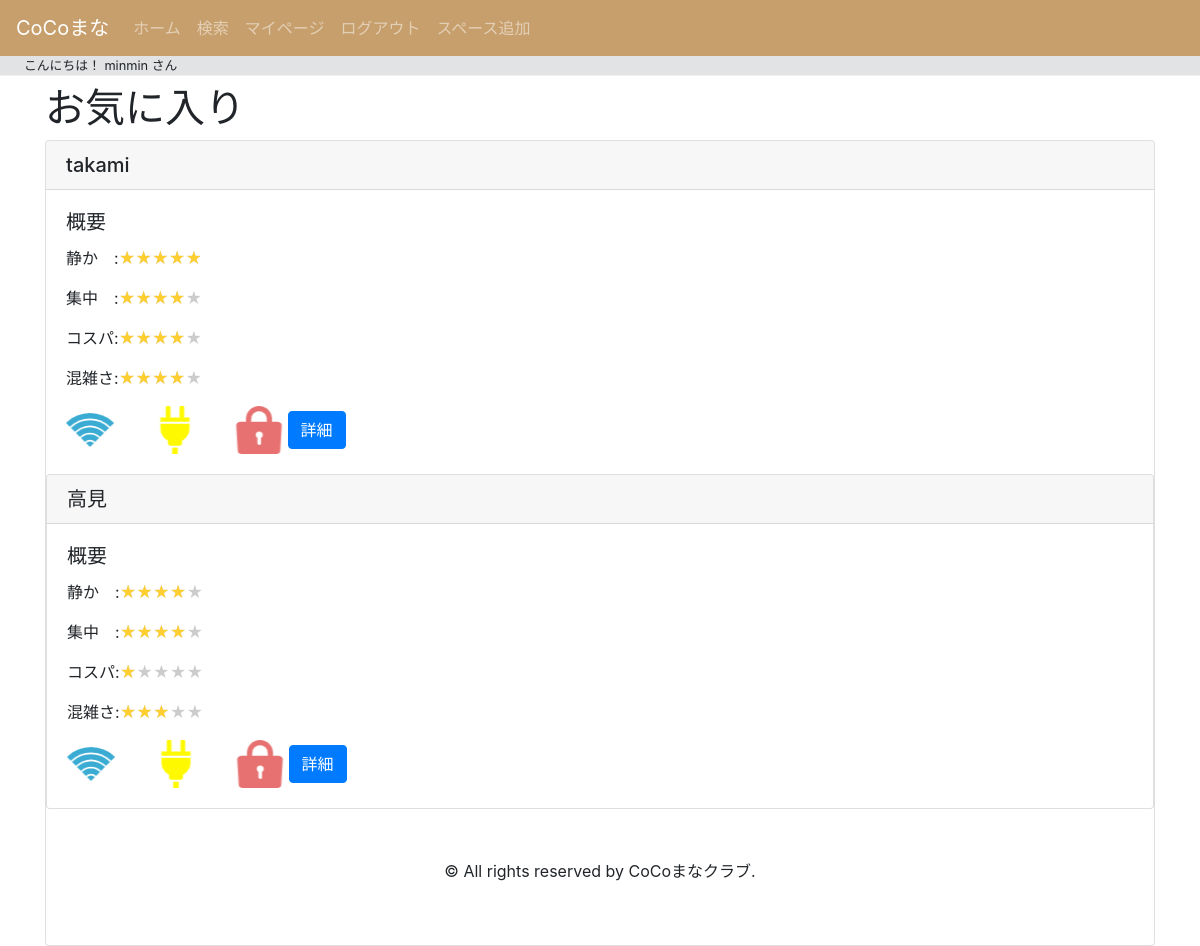
Page /mypage/ (signed in) on the earlier database version.
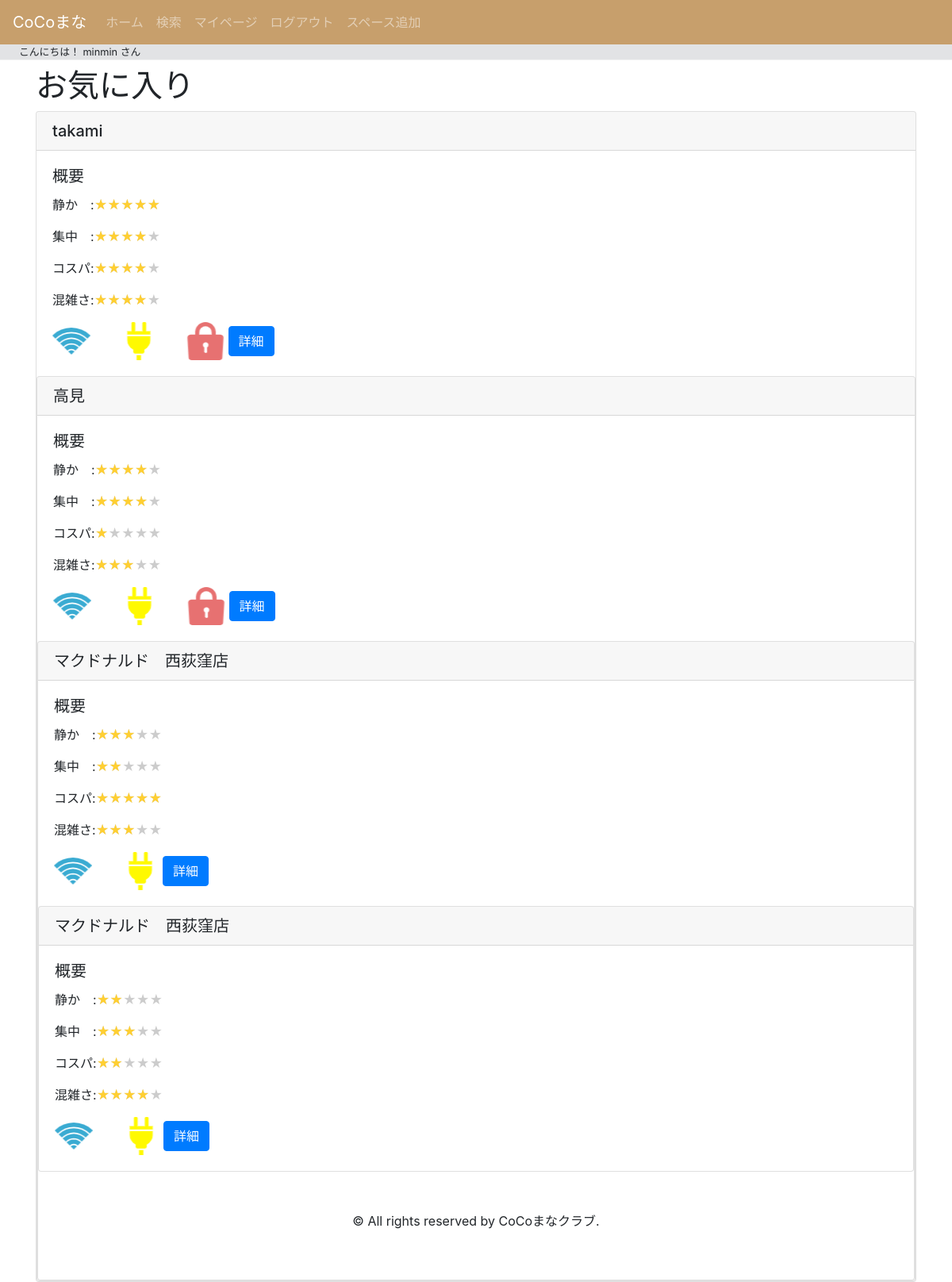
Same page on the later database version.
### users/models.py (models this page shows)
class Places(models.Model): #ok
    place_id = models.IntegerField(primary_key=True)
    place_name = models.TextField(max_length=50)
    open_time = models.TimeField(null=True, blank=True)
    close_time = models.TimeField(null=True, blank=True)
    prefecture = models.TextField(max_length=5) #都道府県
    municipal = models.TextField(max_length=50) #市区町村
    place_address = models.TextField(max_length=50) #残り
    wifi = models.BooleanField()
    charge = models.BooleanField()
    personal_space = models.BooleanField()
    place_cost = models.PositiveIntegerField(null=True, blank=True)
    place_category = models.IntegerField(validators=[MinValueValidator(1), MaxValueValidator(5)]) #1:cafe, 2:コワーキングスペース, 3:food(マックとか), 4:図書館, 5:その他

class Evals(models.Model):#ok
    evals_id = models.IntegerField(primary_key=True)
    place_id = models.ForeignKey(Places, on_delete=models.CASCADE) #外部キー
    user_id = models.ForeignKey(User, on_delete=models.CASCADE) #外部キー
    concentrations = models.IntegerField(validators=[MinValueValidator(1), MaxValueValidator(5)]) #最大値５
    silence = models.IntegerField(validators=[MinValueValidator(1), MaxValueValidator(5)])
    cost_pafo = models.IntegerField(validators=[MinValueValidator(1), MaxValueValidator(5)])
    conges = models.IntegerField(validators=[MinValueValidator(1), MaxValueValidator(5)])

### mypage/views.py (the view)
# urls.py: path('', views.MypageView, name='mypage')
def MypageView(request):
    evals = Evals.objects.all()
    user = request.user
    place_id_list = Favo.objects.values("favo_place_id").filter(favo_usr_id=user)
    print(place_id_list)
    places =[]
    for favo_place in place_id_list.values():
        places.append(Places.objects.get(pk=favo_place['favo_place_id_id']))
    print(places)
    return render(request, "mypage/mypage.html", {
        'places': places, 'evals': evals,
    })

### mypage/templates/mypage/mypage.html (shortened to what this page needs)
{% extends 'layout_addSpace.html' %}
{% load static %}
{% block content %}
<link rel="stylesheet" href="{% static 'search/styles.css' %}">
<div class="container">
    <h1 class="mt-2">お気に入り</h1>
    {% for place in places %}
        {% for eval in evals %}
            {% if place == eval.place_id %}
            <div class="card">
                <h5 class="card-header">{{ place.place_name }}</h5>
                <div class="card-body">
                  <h5 class="card-title">概要</h5>
                  <div>
                    <p>静か　:<span class="star5_rating" data-rate="{{ eval.concentrations|floatformat }}"></span></p>
                    <p>集中　:<span class="star5_rating" data-rate="{{ eval.silence|floatformat }}"></span></p>
                    <p>コスパ:<span class="star5_rating" data-rate="{{ eval.cost_pafo|floatformat }}"></span></p>
                    <p>混雑さ:<span class="star5_rating" data-rate="{{ eval.conges|floatformat }}"></span></p>
                  </div>
                  {% if place.wifi %}
                        <img src="{% static 'search/wifi.png' %}">
                    {% endif %}
                    {% if place.charge %}
                    　　<img src="{% static 'search/plug.png' %}">
                    {% endif %}
                    {% if place.personal_space %}
                    　　<img src="{% static 'search/key.png' %}">
                    {% endif %}
                  <a href="{% url 'space:index' placeid=place.place_id %}" class="btn btn-primary">詳細</a>
            </div>
            {% endif %}
        {% endfor %}
    {% endfor %}
</div>
{% endblock %}

Differences in the rows shown:
now on this page (row edited): Places: place_name "マクドナルド 西荻窪店"
now on this page (row unchanged): Evals: concentrations 3 (drawn), silence 2 (drawn), cost_pafo 5 (drawn), conges 3 (drawn)
now on this page (row unchanged): Evals: concentrations 2 (drawn), silence 3 (drawn), cost_pafo 2 (drawn), conges 4 (drawn)
